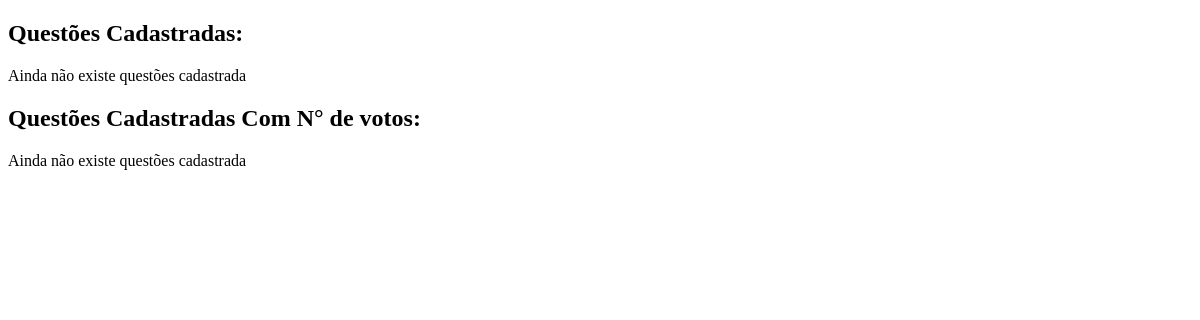
The page /polls/ on the database as committed earlier.
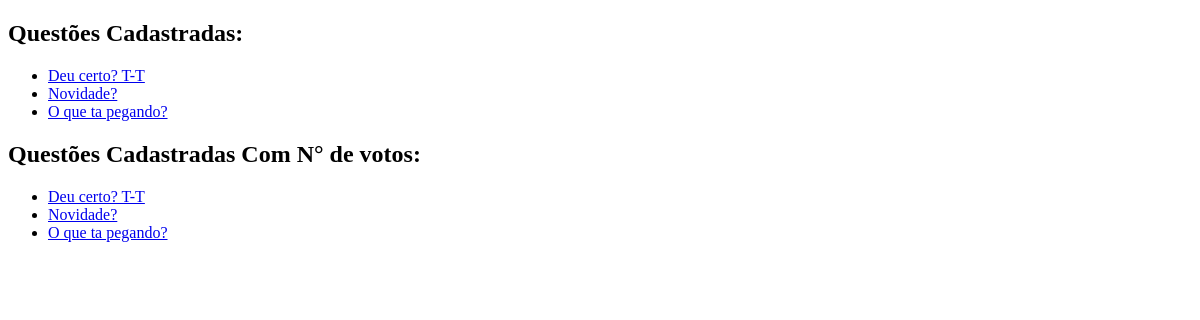
The same page on the database as committed later.
### polls/models.py (models this page shows, shortened)
class Question(models.Model):
    question_text = models.CharField('Texto da questâo', max_length=200, help_text='Informe o texto da questão.')
    pub_date = models.DateTimeField('Data de publicação Questâo', default=timezone.now)
    '''
     O property esta trasnformando o metodo em fild

     o maior_choice criado abaixo, esta gerando uma consulta no banco de dados,
     onde o self.choice_set pega o relacionamento reverso, por que não podemos
     pegar o question.choice, tem que ser o contrairo (choice_set), para que ele retorne um
     queryset. Agregando um valor e pegando o maximo desse valor, retornando um dicionario
     onde foi pego a chave.

     O return esta retornando a consulta feita pelo self.choice_set pegando o votes(valor retornado
     na linha acima) igualando a variavel maior tendo como resultado o voto maior, que é retornando
     como um object e passa pelo metodo str e temos como resultado final em string.

     *** Ajuda de BONFIM JUSTINO na solução para o retorno da choice mais votada. ***
     - Para acessar seu git segue o link -> https://github.com/bonfimjustino7
     - https://www.99freelas.com.br/user/bonfim1999

    '''
    @property
    def maior_choice(self):
        maior = self.choice_set.aggregate(models.Max('votes'))['votes__max']
        return self.choice_set.get(votes__exact=maior)

### polls/views.py (the view)
# urls.py: path('', views.index, name='index'),
def index(request, template_name='polls/index.html'):
    latest_question_list = Question.objects.all().order_by('-pub_date')[:5]
    context = {
        "latest_question_list": latest_question_list,
    }
    return render(request, template_name, context)

### polls/templates/polls/index.html (shortened to what this page needs)
<!DOCTYPE html>
<html lang="en">
<head>
</head>
    <h2>Questões Cadastradas:</h2>
    {% if latest_question_list %}
        <ul>
        {% for question in latest_question_list %}
            <li><a href="{% url 'detail' question.id %}">{{ question.question_text }}</a> </li>
        {% endfor %}
        </ul>
    {% else %}
        <p> Ainda não existe questões cadastrada </p>
    {% endif %}
    <h2>Questões Cadastradas Com N° de votos:</h2>
    {% if latest_question_list %}
        <ul>
        {% for question in latest_question_list %}
            <li><a href="{% url 'mvotos' question.id %}">{{ question.question_text }}</a> </li>
        {% endfor %}
        </ul>
    {% else %}
        <p> Ainda não existe questões cadastrada </p>
    {% endif %}
<body>
</body>
</html>

Rows that differ between the two databases and show on the page:
added Question: question_text "Deu certo? T-T"
added Question: question_text "Novidade?"
added Question: question_text "O que ta pegando?"
Other text that changed with them:
text no longer shown: "Ainda não existe questões cadastrada Ainda não existe questões cadastrada"
